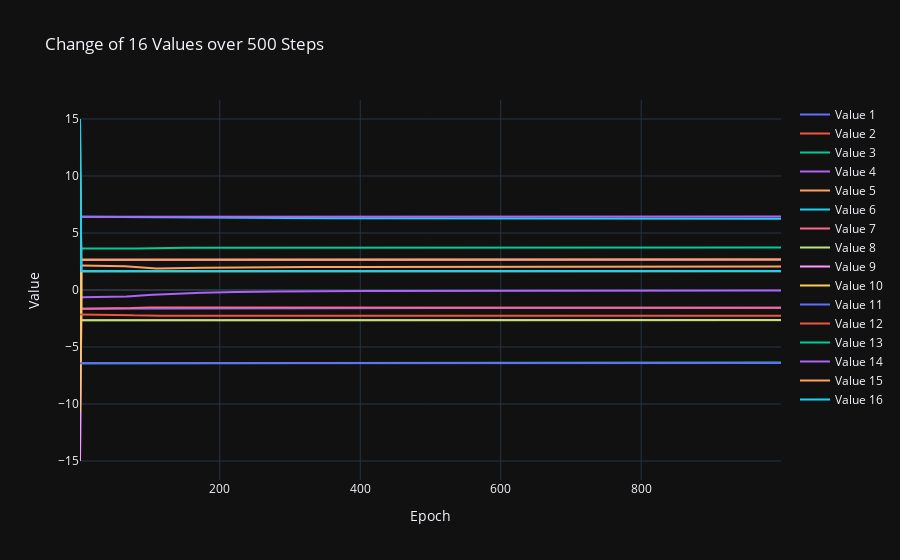

This figure's notebook cell:
### Markdown cell above
## Mean value

### Code cell
import numpy as np
import plotly.graph_objects as go

data = experiment_data_loader.experiment_data['000011']['repetition_data'][0]


means = []
for mean_idx in range(16):
    means.append(data[f"mean{mean_idx}"])

    
data = np.stack(means, axis=1)
print(data.shape)
#data = np.expand_dims(data, axis=1)

# Preparing data for plotting
epochs = np.arange(1, data.shape[0])
traces = []
for i in range(data.shape[1]):
    traces.append(go.Scatter(x=epochs, y=data[:, i], mode='lines', name=f'Value {i+1}'))

# Plotting with Plotly
layout = go.Layout(title='Change of 16 Values over 500 Steps',
                   xaxis=dict(title='Epoch'),
                   yaxis=dict(title='Value'),
                   template='plotly_dark')

fig = go.Figure(data=traces, layout=layout)
fig.show()

### Figure 1 — Plotly figure (JSON) as saved in the notebook; plotly's stock layout.template omitted (floating-point values rounded to 4 significant figures; data arrays with more than 128 entries replaced by an {"elided": "..."} marker saying what was removed)
{"data": [{"mode": "lines", "name": "Value 1", "type": "scatter", "x": {"elided": "999 int values"}, "y": {"elided": "1000 float values"}}, {"mode": "lines", "name": "Value 2", "type": "scatter", "x": {"elided": "999 int values"}, "y": {"elided": "1000 float values"}}, {"mode": "lines", "name": "Value 3", "type": "scatter", "x": {"elided": "999 int values"}, "y": {"elided": "1000 float values"}}, {"mode": "lines", "name": "Value 4", "type": "scatter", "x": {"elided": "999 int values"}, "y": {"elided": "1000 float values"}}, {"mode": "lines", "name": "Value 5", "type": "scatter", "x": {"elided": "999 int values"}, "y": {"elided": "1000 float values"}}, {"mode": "lines", "name": "Value 6", "type": "scatter", "x": {"elided": "999 int values"}, "y": {"elided": "1000 float values"}}, {"mode": "lines", "name": "Value 7", "type": "scatter", "x": {"elided": "999 int values"}, "y": {"elided": "1000 float values"}}, {"mode": "lines", "name": "Value 8", "type": "scatter", "x": {"elided": "999 int values"}, "y": {"elided": "1000 float values"}}, {"mode": "lines", "name": "Value 9", "type": "scatter", "x": {"elided": "999 int values"}, "y": {"elided": "1000 float values"}}, {"mode": "lines", "name": "Value 10", "type": "scatter", "x": {"elided": "999 int values"}, "y": {"elided": "1000 float values"}}, {"mode": "lines", "name": "Value 11", "type": "scatter", "x": {"elided": "999 int values"}, "y": {"elided": "1000 float values"}}, {"mode": "lines", "name": "Value 12", "type": "scatter", "x": {"elided": "999 int values"}, "y": {"elided": "1000 float values"}}, {"mode": "lines", "name": "Value 13", "type": "scatter", "x": {"elided": "999 int values"}, "y": {"elided": "1000 float values"}}, {"mode": "lines", "name": "Value 14", "type": "scatter", "x": {"elided": "999 int values"}, "y": {"elided": "1000 float values"}}, {"mode": "lines", "name": "Value 15", "type": "scatter", "x": {"elided": "999 int values"}, "y": {"elided": "1000 float values"}}, {"mode": "lines", "name": "Value 16", "type": "scatter", "x": {"elided": "999 int values"}, "y": {"elided": "1000 float values"}}], "layout": {"title": {"text": "Change of 16 Values over 500 Steps"}, "xaxis": {"title": {"text": "Epoch"}}, "yaxis": {"title": {"text": "Value"}}}}
